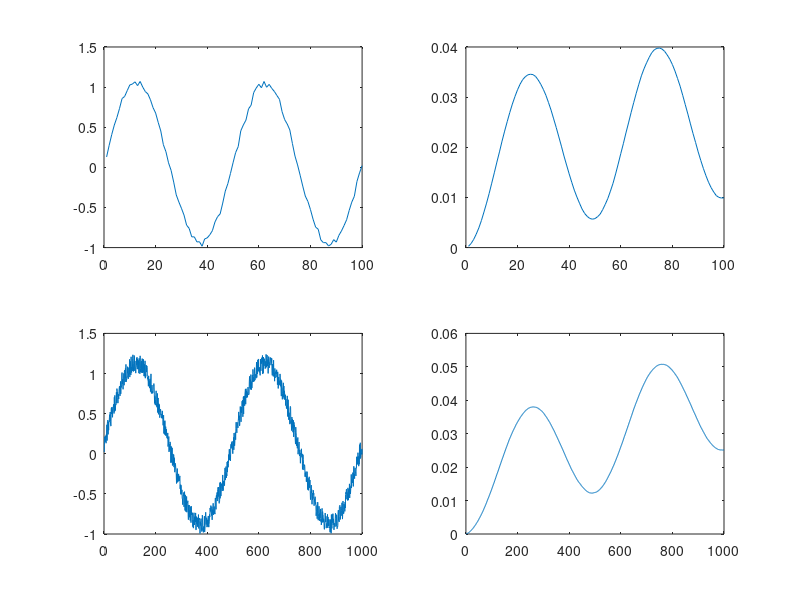

The MATLAB script that drew this image:
% PEINE
L=100;
N=500;
x=sin(2*pi*10*[1:L]/N)+.1*rand(1,L);
h=1/N*ones(1,N);
y=filter(h,1,x);
subplot(2,2,1); plot(x)
subplot(2,2,2); plot(y) 

L1=1000;
N1=5000;
x1=sin(2*pi*10*[1:L1]/N1)+.25*rand(1,L1);
h1=1/N1*ones(1,N1);
y1=filter(h1,1,x1);
subplot(2,2,3); plot(x1)
subplot(2,2,4); plot(y1)
